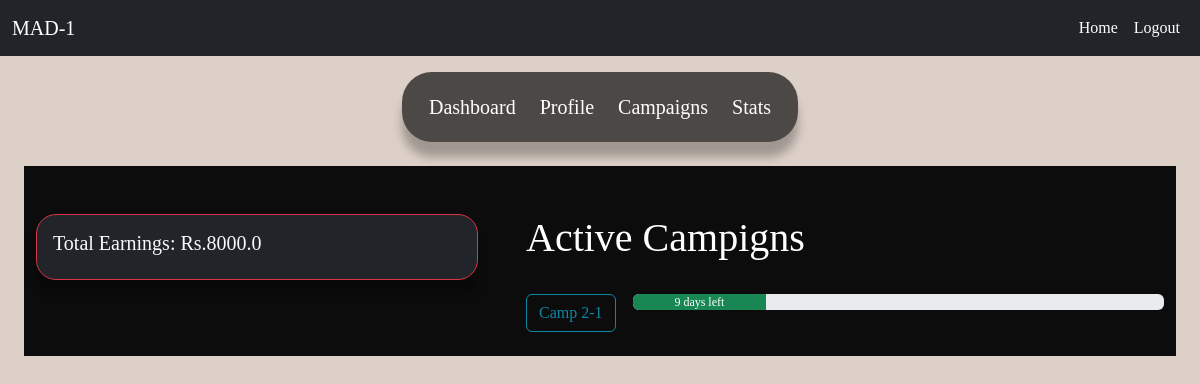
The page /influencer/stats (signed in) on the database its author committed.
### website/models.py (models this page shows)
class Influencer(db.Model):
    __tablename__ = 'influencer'
    id = db.Column(db.Integer, db.ForeignKey('user.id'), primary_key=True)
    name = db.Column(db.String, nullable=False)
    category = db.Column(db.String(100), nullable=False)
    niche = db.Column(db.String(100), nullable=False)
    reach = db.Column(db.Integer, nullable=False)
    earning = db.Column(db.Float, nullable=True)
    user = db.relationship('User', back_populates='influencer')
    ad_requests = db.relationship('AdRequest', back_populates='influencer')
    negotiations = db.relationship('Negotiation', back_populates='influencer')

class AdRequest(db.Model):
    __tablename__ = 'ad_request'
    id = db.Column(db.Integer, primary_key=True)
    campaign_id = db.Column(db.Integer, db.ForeignKey('campaign.id'),nullable=False)
    influencer_id = db.Column(db.Integer, db.ForeignKey('influencer.id'),nullable=True)
    requirements = db.Column(db.Text, nullable=True)
    payment_amount = db.Column(db.Float, nullable=True)
    status = db.Column(db.String(50), nullable=False)#Pending , Accepted, Completed
    campaign = db.relationship('Campaign', back_populates='ad_requests')
    influencer = db.relationship('Influencer', back_populates='ad_requests')
    negotiations = db.relationship('Negotiation', back_populates='ad_request')

class Campaign(db.Model):
    __tablename__ = 'campaign'
    id = db.Column(db.Integer, primary_key=True)
    name = db.Column(db.String(150), nullable=False)
    description = db.Column(db.Text, nullable=False)
    start_date = db.Column(db.Date, nullable=False)
    end_date = db.Column(db.Date, nullable=False)
    budget = db.Column(db.Float, nullable=False)
    visibility = db.Column(db.String(50), nullable=False)
    flagged = db.Column(db.String(5),nullable=False)
    sponsor_id = db.Column(db.Integer, db.ForeignKey('sponsor.id'))
    sponsor = db.relationship('Sponsor', back_populates='campaigns')
    ad_requests = db.relationship('AdRequest', back_populates='campaign')

### website/views.py (the view)
@views.route('influencer/stats')
@login_required
def influencer_stats():
    influencer = Influencer.query.get(current_user.id)
    return render_template('influencer_stats.html', user=current_user, influencer = influencer, today_date= datetime.now().date())

### website/__init__.py (called while the page is built)
def create_app():
    myapp = Flask(__name__)
    myapp.config['SECRET_KEY'] = 'mysecretkey'
    myapp.config['SQLALCHEMY_DATABASE_URI'] = 'sqlite:///database.sqlite3'
    db.init_app(myapp)
    api.init_app(myapp)
    from .auth import auth
    from .views import views
    myapp.register_blueprint(views,url_prefix = '/')
    myapp.register_blueprint(auth,url_prefix = '/auth')
    with myapp.app_context():
        db.create_all()
    login_manager = LoginManager()
    login_manager.login_view = 'views.home'
    login_manager.init_app(myapp)
    @login_manager.user_loader
    def load_user(user_id):
        return User.query.get(int(user_id))
    return myapp

### website/templates/influencer_stats.html (shortened to what this page needs)
{% extends 'base.html' %}
{% block content %}
    <div class="container-fluid">
        <div class="row justify-content-center">
            <nav id="sponsor_navbar" class="navbar navbar-expand-lg mt-2" >
                <div class="container-fluid">
                    <div class="collapse navbar-collapse justify-content-center" id="navbarCenteredExample">
                        <ul class="nav-links">
                            <li><a href="{{ url_for('views.influencer_dashboard') }}">Dashboard</a></li>
                            <li class="center"><a href="{{ url_for('views.influencer_profile') }}">Profile</a></li>
                            <li class="upward"><a href="{{ url_for('views.influencer_campaigns') }}">Campaigns</a></li>
                            <li class="forward"><a href="{{ url_for('views.influencer_stats') }}">Stats</a></li>
                        </ul>
                    </div>
                </div>
            </nav>
        </div>
    <div class="container-fluid" id="stats">
        <div class="row gx-5">
            <div class="col-5 mt-5">
                <div class="card border-danger bg-dark text-light mb-3" >
                    <div class="card-body">
                      <h5 class="card-title">Total Earnings: Rs.{{ influencer.earning }}</h5>
                    </div>
                </div>
            </div>
            <div class="col-7 mt-5">
                <h1>Active Campigns</h1>
                <br>
                {% for ad in influencer.ad_requests %}
                    {% if ad.campaign.end_date > today_date %}
                        <div class="row gx-1">
                            <div class="col-2">
                                <span  tabindex="0" data-bs-toggle="popover" data-bs-trigger="hover focus" data-bs-content="Disabled popover">
                                    <button class="btn btn btn-outline-info" type="button" disabled>{{ ad.campaign.name }}</button>
                                </span>
                            </div>
                            <div class="col-10">
                               <div class="progress">
                                <div class="progress-bar bg-success" role="progressbar" style="width: {{ ((today_date-ad.campaign.start_date)/(ad.campaign.end_date - ad.campaign.start_date))*100 }}%" aria-valuenow="25" aria-valuemin="0" aria-valuemax="100">{{ (ad.campaign.end_date-today_date).days }} days left</div>
                                </div>
                            </div>
                        </div>
                        <br>
                    {% endif %}
                {% endfor %}
            </div>
        </div>
    </div>
</div>
{% endblock %}

### website/static/css/style.css (style rules this page uses)
body { margin: 0; padding-top: 56px; font-family: 'Times New Roman', serif; background-color: rgb(221, 208, 200); }
#stats { background-color: rgb(12, 12, 12); color: #ffffff; }
a { color: rgb(92 94 96); text-decoration-line: none; }
.nav-links { display: flex; align-items: center; background: #000000a7; padding: 20px 15px; border-radius: 30px; box-shadow: 0 15px 10px rgba(0, 0, 0, 0.273); }
.nav-links li { list-style: none; margin: 0 12px; }
.nav-links li a { position: relative; color: #333; font-size: 20px; font-weight: 500; padding: 6px 0; text-decoration: none; color: #fff; }
.nav-links li a:before { content: ''; position: absolute; bottom: 0; left: 0; height: 3px; width: 0%; background: #000000; border-radius: 12px; transition: all 0.4s ease; }
.nav-links li.center a:before { left: 50%; transform: translateX(-50%); }
.nav-links li.upward a:before { width: 100%; bottom: -5px; opacity: 0; }
.nav-links li.forward a:before { width: 100%; transform: scaleX(0); transform-origin: right; transition: transform 0.4s ease; }
.card { border-radius: 20px; box-shadow: 0 15px 10px rgba(0, 0, 0, 0.273); }

### rows shown on the page
Influencer: earning "8000.0"
AdRequest: campaign.name "Camp 2-1"
Campaign: (ad.campaign.end_date-today_date).days "9"
